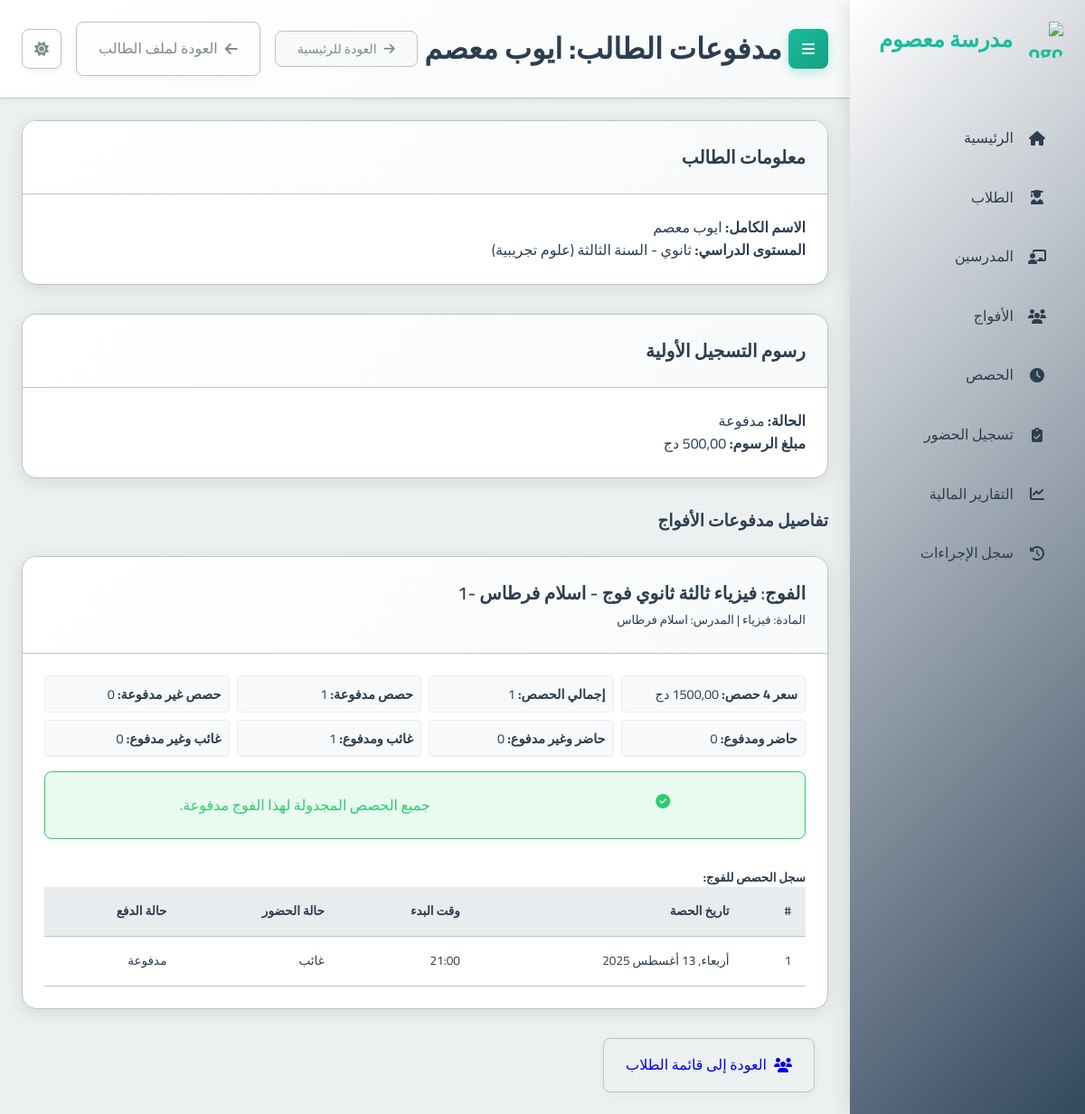
Page /payments/student/2/ on the committed database.
### school_app/models.py (models this page shows, shortened)
class Student(models.Model):
    first_name = models.CharField(max_length=100, verbose_name="الاسم الأول")
    last_name = models.CharField(max_length=100, verbose_name="اللقب")
    phone_number = models.CharField(max_length=20, unique=True, verbose_name="رقم هاتف الطالب")
    guardian_phone = models.CharField(max_length=20, verbose_name="رقم هاتف الولي")
    birth_day = models.IntegerField(verbose_name="يوم الميلاد")
    birth_month = models.IntegerField(verbose_name="شهر الميلاد")
    birth_year = models.IntegerField(verbose_name="سنة الميلاد")
    academic_level = models.ForeignKey(AcademicLevel, on_delete=models.PROTECT, verbose_name="المستوى الدراسي")
    registration_fee_paid = models.BooleanField(default=False, verbose_name="رسوم التسجيل مدفوعة")
    card_number = models.CharField(max_length=20, unique=True, blank=True, null=True, verbose_name="رقم البطاقة")
    prepaid_balance = models.DecimalField(max_digits=10, decimal_places=2, default=Decimal('0.00'), verbose_name="رصيد مدفوع مقدماً")
    created_at = models.DateTimeField(auto_now_add=True, verbose_name="تاريخ الإنشاء")
    class Meta:
        verbose_name = "طالب"
        verbose_name_plural = "الطلاب"

class AcademicLevel(models.Model):
    name = models.CharField(max_length=100, verbose_name="الاسم")
    category = models.CharField(max_length=50, choices=[
        ('PRIMARY', 'ابتدائي'),
        ('MIDDLE', 'متوسط'),
        ('HIGH', 'ثانوي')
    ], verbose_name="الفئة")
    class Meta:
        verbose_name = "المستوى الدراسي"
        verbose_name_plural = "المستويات الدراسية"

class Group(models.Model):
    name = models.CharField(max_length=100, verbose_name="اسم الفوج")
    subject = models.ForeignKey(Subject, on_delete=models.PROTECT, verbose_name="المادة")
    teacher = models.ForeignKey(Teacher, on_delete=models.CASCADE, verbose_name="المدرس")
    academic_levels = models.ManyToManyField(AcademicLevel, verbose_name="المستويات الدراسية المتوافقة")
    price_per_4_sessions = models.DecimalField(max_digits=10, decimal_places=2, verbose_name="السعر لكل 4 حصص")
    session_day = models.IntegerField(choices=[
        (0, 'الاثنين'),
        (1, 'الثلاثاء'),
        (2, 'الأربعاء'),
        (3, 'الخميس'),
        (4, 'الجمعة'),
        (5, 'السبت'),
        (6, 'الأحد')
    ], verbose_name="يوم الحصة")
    session_start_time = models.TimeField(verbose_name="وقت بداية الحصة")
    session_duration = models.DecimalField(max_digits=4, decimal_places=2, default=1.5, verbose_name="مدة الحصة (ساعات)")
    students = models.ManyToManyField(Student, blank=True, verbose_name="الطلاب المسجلون")
    created_at = models.DateTimeField(auto_now_add=True, verbose_name="تاريخ الإنشاء")
    is_continuous = models.BooleanField(default=False, verbose_name="فوج مستمر (تُنشأ الحصص أسبوعياً تلقائياً)")
    created_sessions_until = models.DateField(null=True, blank=True, verbose_name="تم إنشاء الحصص حتى تاريخ")
    class Meta:
        verbose_name = "فوج"
        verbose_name_plural = "الأفواج"

class Subject(models.Model):
    name = models.CharField(max_length=100, verbose_name="اسم المادة")
    class Meta:
        verbose_name = "مادة دراسية"
        verbose_name_plural = "المواد الدراسية"

class Session(models.Model):
    group = models.ForeignKey(Group, on_delete=models.CASCADE, related_name='sessions', verbose_name="الفوج")
    date = models.DateField(verbose_name="التاريخ")
    start_time = models.TimeField(verbose_name="وقت البدء")
    duration = models.DecimalField(max_digits=4, decimal_places=2, verbose_name="المدة (ساعات)")
    teacher_attended = models.BooleanField(null=True, blank=True, verbose_name="حضور المدرس")
    teacher_compensated = models.BooleanField(default=False, verbose_name="تم تعويض المدرس") # New field
    created_at = models.DateTimeField(auto_now_add=True, verbose_name="تاريخ الإنشاء")
    class Meta:
        verbose_name = "حصة"
        verbose_name_plural = "الحصص"

### school_app/views.py (the view, shortened to what this page needs)
# urls.py: path('payments/student/<int:student_id>/', views.student_payment, name='student_payment'),
def student_payment(request, student_id):
    student = get_object_or_404(Student, id=student_id)
    page_title = f"مدفوعات الطالب: {student.first_name} {student.last_name}"
    payment_info_by_group = []
    enrolled_groups = student.group_set.all().prefetch_related(
        'sessions__attendance_set', # Prefetch attendance for each session
        'subject',
        'teacher'
    )
    for group in enrolled_groups:
        group_sessions_qs = group.sessions.all().order_by('date', 'start_time')
        group_total_sessions_count = group_sessions_qs.count()
        group_paid_sessions_count = 0
        group_unpaid_sessions_count = 0 # Specifically sessions that have an attendance record and are unpaid OR no attendance record yet
        group_attended_and_paid_count = 0
        group_attended_not_paid_count = 0
        group_absent_but_paid_count = 0
        group_absent_not_paid_count = 0 # Includes sessions with no attendance record yet (assumed absent, not paid)
        session_payment_details_list = []
        for session_obj in group_sessions_qs:
            current_session_attendance = None
            for att_record in session_obj.attendance_set.all(): # Iterate through prefetched attendance
                if att_record.student_id == student.id:
                    current_session_attendance = att_record
                    break
            is_present = False
            is_paid = False
            attendance_status_display = "لم يحضر/يسجل" # Default if no attendance record
            payment_status_display = "غير مدفوعة"   # Default if no attendance record
            if current_session_attendance:
                is_present = current_session_attendance.present
                is_paid = current_session_attendance.student_paid_for_session
                attendance_status_display = "حاضر" if is_present else "غائب"
                payment_status_display = "مدفوعة" if is_paid else "غير مدفوعة"
                if is_paid:
                    group_paid_sessions_count += 1
                    if is_present:
                        group_attended_and_paid_count += 1
                    else:
                        group_absent_but_paid_count += 1
                else: # Not paid (but attendance record exists)
                    group_unpaid_sessions_count += 1
                    if is_present:
                        group_attended_not_paid_count += 1
                    else:
                        group_absent_not_paid_count += 1
            else: # No attendance record for this student and session
                group_unpaid_sessions_count += 1 # Count as unpaid
                group_absent_not_paid_count += 1 # And absent
            session_payment_details_list.append({
                'id': session_obj.id,
                'date': session_obj.date,
                'start_time': session_obj.start_time.strftime("%H:%M"),
                'attendance_status': attendance_status_display,
                'payment_status': payment_status_display,
                'is_paid': is_paid,
            })
        payment_info_by_group.append({
            'group_id': group.id,
            'group_name': group.name,
            'subject_name': group.subject.name,
            'teacher_name': f"{group.teacher.first_name} {group.teacher.last_name}",
            'price_per_4_sessions': group.price_per_4_sessions,
            'total_sessions_in_group': group_total_sessions_count,
            'paid_session_count': group_paid_sessions_count,
            'unpaid_session_count': group_unpaid_sessions_count,
            'attended_not_paid_count': group_attended_not_paid_count,
            'attended_and_paid_count': group_attended_and_paid_count,
            'absent_but_paid_count': group_absent_but_paid_count,
            'absent_not_paid_count': group_absent_not_paid_count,
            'session_details': session_payment_details_list,
        })
    context = {
        'student': student,
        'payment_info_by_group': payment_info_by_group,
        'registration_fee_paid': student.registration_fee_paid,
        'REGISTRATION_FEE_AMOUNT': REGISTRATION_FEE_AMOUNT,
        'page_title': page_title
    }
    return render(request, 'school_app/student_payment.html', context)

### templates/school_app/student_payment.html (shortened to what this page needs)
{% extends "base.html" %}
{% block page_title %}{{ page_title }}{% endblock %}
{% block header_actions %}
  <a href="{% url 'student_detail' student.id %}" class="btn btn-outline-secondary">
    <i class="fas fa-arrow-left"></i> العودة لملف الطالب
  </a>
{% endblock %}
{% block content %}
<div class="container-fluid">
  <div class="card mb-4">
    <div class="card-header">
      <h3 class="card-title">معلومات الطالب</h3>
    </div>
    <div class="card-body">
      <p><strong>الاسم الكامل:</strong> {{ student.first_name }} {{ student.last_name }}</p>
      <p><strong>المستوى الدراسي:</strong> {{ student.academic_level.get_category_display }} - {{ student.academic_level.name }}</p>
    </div>
  </div>
  <div class="card mb-4">
    <div class="card-header">
      <h3 class="card-title">رسوم التسجيل الأولية</h3>
    </div>
    <div class="card-body">
      <p><strong>الحالة:</strong>
        {% if student.registration_fee_paid %}
          <span class="badge badge-success p-2">مدفوعة</span>
        {% else %}
          <span class="badge badge-danger p-2">غير مدفوعة</span>
        {% endif %}
      </p>
      <p><strong>مبلغ الرسوم:</strong> {{ REGISTRATION_FEE_AMOUNT|floatformat:2 }} دج</p>
    </div>
  </div>
  {% if payment_info_by_group %}
    <h3 class="mb-3">تفاصيل مدفوعات الأفواج</h3>
    {% for group_info in payment_info_by_group %}
      <div class="card mb-4">
        <div class="card-header bg-light">
          <h4 class="card-title mb-0">الفوج: {{ group_info.group_name }}</h4>
          <small class="text-muted">المادة: {{ group_info.subject_name }} | المدرس: {{ group_info.teacher_name }}</small>
        </div>
        <div class="card-body">
          <div class="payment-summary-grid mb-3">
              <div><strong>سعر 4 حصص:</strong> {{ group_info.price_per_4_sessions|floatformat:2 }} دج</div>
              <div><strong>إجمالي الحصص:</strong> {{ group_info.total_sessions_in_group }}</div>
              <div><strong>حصص مدفوعة:</strong> <span class="text-success font-weight-bold">{{ group_info.paid_session_count }}</span></div>
              <div><strong>حصص غير مدفوعة:</strong> <span class="text-danger font-weight-bold">{{ group_info.unpaid_session_count }}</span></div>
              <div><strong>حاضر ومدفوع:</strong> {{ group_info.attended_and_paid_count }}</div>
              <div><strong>حاضر وغير مدفوع:</strong> <span class="text-warning">{{ group_info.attended_not_paid_count }}</span></div>
              <div><strong>غائب ومدفوع:</strong> {{ group_info.absent_but_paid_count }}</div>
              <div><strong>غائب وغير مدفوع:</strong> {{ group_info.absent_not_paid_count }}</div>
          </div>
          {% if group_info.unpaid_session_count > 0 %}
          <form method="post" action="{% url 'student_payment' student.id %}" class="border p-3 rounded bg-white shadow-sm mb-3">
            {% csrf_token %}
            <input type="hidden" name="action" value="pay_group_sessions">
            <input type="hidden" name="group_id" value="{{ group_info.group_id }}">
            <div class="form-row align-items-end">
              <div class="col-md-4 col-sm-6 mb-2">
                <label for="sessions_to_pay_{{ group_info.group_id }}">عدد الحصص للدفع:</label>
                <input type="number" class="form-control" id="sessions_to_pay_{{ group_info.group_id }}" name="sessions_to_pay" value="4" min="1" max="{{ group_info.unpaid_session_count }}">
              </div>
              <div class="col-md-auto col-sm-6 mb-2">
                <button type="submit" class="btn btn-primary btn-block">
                  <i class="fas fa-dollar-sign"></i> دفع الحصص
                </button>
              </div>
            </div>
            <small class="form-text text-muted">يمكنك دفع لـ {{ group_info.unpaid_session_count }} حصة/حصص غير مدفوعة كحد أقصى لهذا الفوج.</small>
          </form>
          {% else %}
            <p class="alert alert-success"><i class="fas fa-check-circle"></i> جميع الحصص المجدولة لهذا الفوج مدفوعة.</p>
          {% endif %}
          <h5 class="mt-4">سجل الحصص للفوج:</h5>
          <div class="table-responsive">
            <table class="table table-sm table-bordered table-hover" style="font-size: 0.85rem;">
              <thead class="thead-light">
                <tr>
                  <th>#</th>
                  <th>تاريخ الحصة</th>
                  <th>وقت البدء</th>
                  <th>حالة الحضور</th>
                  <th>حالة الدفع</th>
                </tr>
              </thead>
              <tbody>
                {% for session_detail in group_info.session_details %}
                  <tr class="{% if not session_detail.is_paid %}table-warning{% elif session_detail.attendance_status == 'غائب' and session_detail.is_paid %}table-info{% endif %}">
                    <td>{{ forloop.counter }}</td>
                    <td>{{ session_detail.date|date:"D, d M Y" }}</td>
                    <td>{{ session_detail.start_time }}</td>
                    <td>
                      {% if session_detail.attendance_status == "حاضر" %}
                        <span class="badge badge-success">{{ session_detail.attendance_status }}</span>
                      {% elif session_detail.attendance_status == "غائب" %}
                        <span class="badge badge-danger">{{ session_detail.attendance_status }}</span>
                      {% else %}
                        <span class="badge badge-secondary">{{ session_detail.attendance_status }}</span>
                      {% endif %}
                    </td>
                    <td>
                      {% if session_detail.is_paid %}
                        <span class="badge badge-success">مدفوعة</span>
                      {% else %}
                        <span class="badge badge-warning">غير مدفوعة</span>
                      {% endif %}
                    </td>
                  </tr>
                {% empty %}
                  <tr>
                    <td colspan="5" class="text-center text-muted">لا توجد حصص مجدولة لهذا الفوج بعد.</td>
                  </tr>
                {% endfor %}
              </tbody>
            </table>
          </div>
        </div>
      </div>
    {% endfor %}
  {% else %}
    <p class="text-center text-muted lead mt-4">الطالب غير مسجل في أي فوج حالياً.</p>
  {% endif %}
  <div class="mt-4">
      <a href="{% url 'student_list' %}" class="btn btn-secondary">
        <i class="fas fa-users"></i> العودة إلى قائمة الطلاب
      </a>
  </div>
</div>
{% endblock %}

### rows in the picture
Student: first_name "ايوب", last_name "معصم", academic_level.category "ثانوي", academic_level.name "السنة الثالثة (علوم تجريبية)"
Group: group_name "فيزياء ثالثة ثانوي فوج - اسلام فرطاس -1"
Subject: subject_name "فيزياء"
Session: date "أربعاء, 13 أغسطس 2025"

### other values in the picture
{{ page_title }} "مدفوعات الطالب: ايوب معصم"
{{ group_info.teacher_name }} "اسلام فرطاس"
{{ group_info.total_sessions_in_group }} "1"
{{ group_info.paid_session_count }} "1"
{{ group_info.unpaid_session_count }} "0"
{{ group_info.attended_and_paid_count }} "0"
{{ group_info.attended_not_paid_count }} "0"
{{ group_info.absent_but_paid_count }} "1"
{{ group_info.absent_not_paid_count }} "0"
{{ session_detail.start_time }} "21:00"
{{ session_detail.attendance_status }} "غائب"
